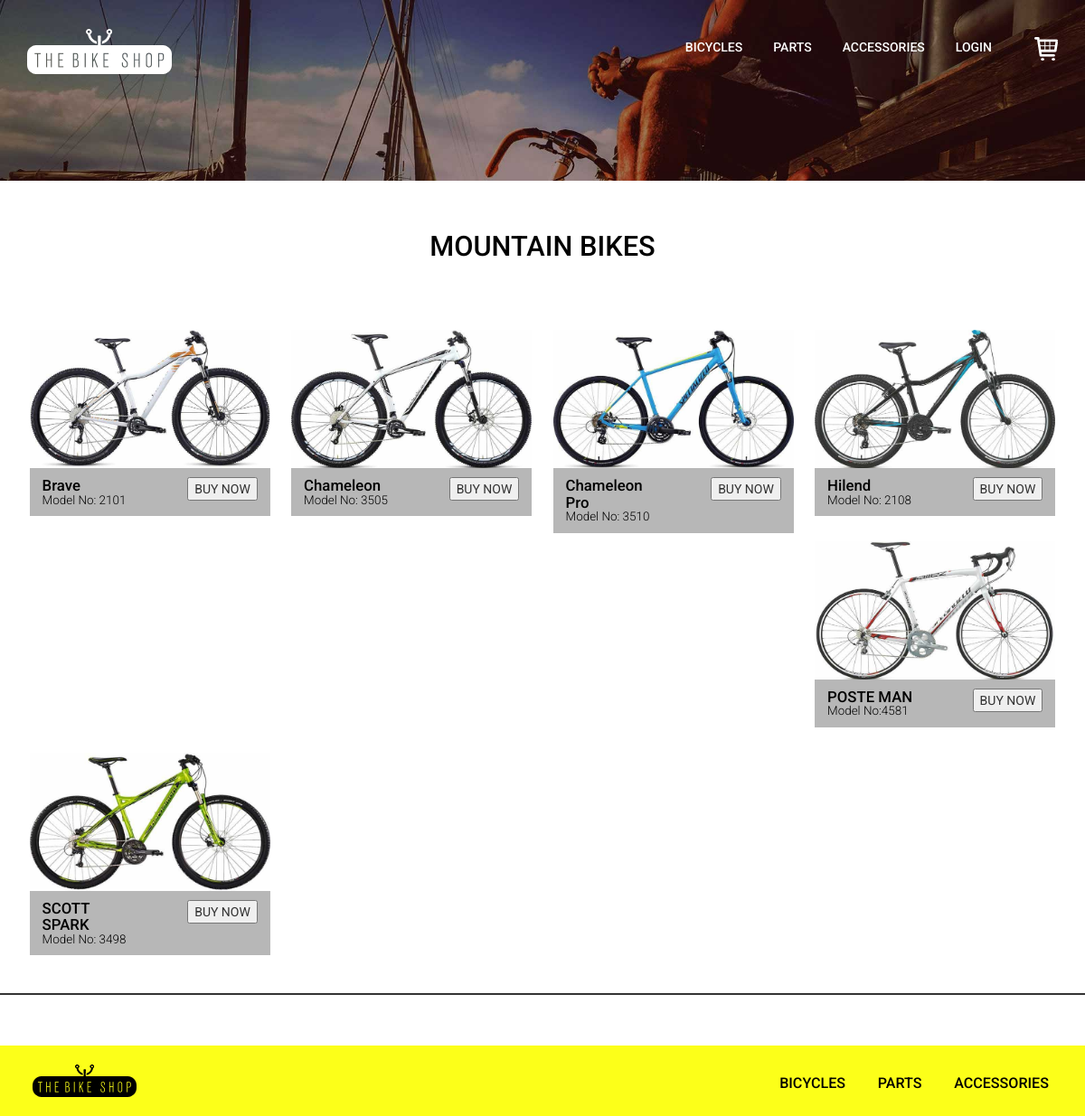
The app's page /bicycles/bicycles_single/1 with its own data.
### bicycles/models.py (models this page shows, shortened)
class Bike_type(models.Model):
    title = models.CharField(max_length=50, unique=True)
    categories_bicycles = models.IntegerField()
    is_visible = models.BooleanField(default=True)

class ProductBicycles(models.Model):
    def get_file_name_bicycles(self, filename):
        ext = filename.split('.')[-1]
        filename = f'{uuid4()}.{ext}'
        return path.join('images/bicycles', filename)
    titel = models.CharField(max_length=50, unique=True)
    titel_model = models.CharField(max_length=50, unique=True)
    price = models.DecimalField(max_digits=7, decimal_places=2, default=0.00)
    images = models.ImageField(upload_to=get_file_name_bicycles)
    bike_type = models.ForeignKey(Bike_type, on_delete=models.CASCADE)
    bike_brand = models.ForeignKey(Bike_brand, on_delete=models.CASCADE)
    description = models.CharField(max_length=300, null=True)
    available = models.BooleanField(default=True)
    created = models.DateTimeField(auto_now_add=True)
    updated = models.DateTimeField(auto_now=True)
    class Meta:
        ordering = ('titel',)
        index_together = (('id', 'titel_model'),)

### bicycles/views.py (the view)
# urls.py: path('bicycles_single/<int:type_id>', bicycles_single, name='bicycles_single'),
def bicycles_single(request, type_id):
    bicycles_single_type = Bike_type.objects.get(pk=type_id)
    bikes = ProductBicycles.objects.all()
    current_bike = ProductBicycles.objects.filter(bike_type=bicycles_single_type)
    return render(request, 'bicycles_single.html', context={'current_bike': current_bike,
                                                            'bicycles_single_type': bicycles_single_type,
                                                            'bikes':bikes})

### cart/context_processors.py (called while the page is built)
def cart(request):
    return {'cart':Cart(request)}

### cart/models.py (called while the page is built)
    def __len__(self):
        return sum(item['quantity'] for item in self.cart.values())

### bicycles/templates/bicycles_single.html (shortened to what this page needs)
{% extends 'base.html' %}
{% load static %}
{% block content %}
{% include 'banner_small.html' %}
<div class="bikes">
    <div class="mountain-sec">
            <h2>{{ bicycles_single_type.title }}</h2>
                {% for bike in current_bike %}
                   <div class="bike">
                        <img src="{{ bike.images.url }}"  alt=""/>
                        <div class="bike-cost">
                            <div class="bike-mdl">
                                <h4>{{ bike.titel }}<span>{{ bike.titel_model }}</span></h4>
                            </div>
                            <div class="bike-cart">
                                <form action='{% url 'cart:cart_add' bike.id %}' method="post">
                                    <input  type="submit" class="buy" value="BUY NOW">
                                </form>
                        </div>
                            <div class="clearfix"></div>
                        </div>
                    </div>
                {% endfor %}
            <div class="clearfix"></div>
    </div>
</div>
{% endblock %}

### static/css/style.css (style rules this page uses)
body { margin:0; padding:0; background:#fff; font-family: 'Roboto', sans-serif; }
h1,h2,h3,h4,h5,h6 { margin:0; }
.bikes { padding:6em 0 2em 0; }
.bikes { padding:4em 0; }
.mountain-sec,.singlespeed-sec { border-bottom:2px solid; padding:0 1.5em 2em 1.5em; }
.bike { float:left; width:23%; position:relative; margin:0 1%; padding:1em 0; transition:0.5s all; -webkit-transition:0.5s all; -moz-transition:0.5s all; -o-transition:0.5s all; -ms-transition:0.5s all; }
.bike img { width:100%; }
.bikes h2 { color:#000; font-size:2.5em; font-weight:500; margin-bottom:2em; text-align:center; }
.bike-cost { background:#b7b7b7; padding:10px 1em; }
.bike-mdl { float:left; width:40%; }
.bike-mdl h4 { color:#000; font-size:1.2em; font-weight:500; }
.bike-mdl h4 span { display:block; font-weight:300; font-size:0.8em; }
.bike-cart { float:left; width:60%; text-align:right; }
@media (max-width: 1280px) { .bikes h2 { font-size: 2.2em; } }

### records on screen
Bike_type: title "MOUNTAIN BIKES"
ProductBicycles: images (picture), titel "Brave", titel_model "Model No: 2101"
ProductBicycles: images (picture), titel "Chameleon", titel_model "Model No: 3505"
ProductBicycles: images (picture), titel "Chameleon Pro", titel_model "Model No: 3510"
ProductBicycles: images (picture), titel "Hilend", titel_model "Model No: 2108"
ProductBicycles: images (picture), titel "POSTE MAN", titel_model "Model No:4581"
ProductBicycles: images (picture), titel "SCOTT SPARK", titel_model "Model No: 3498"
